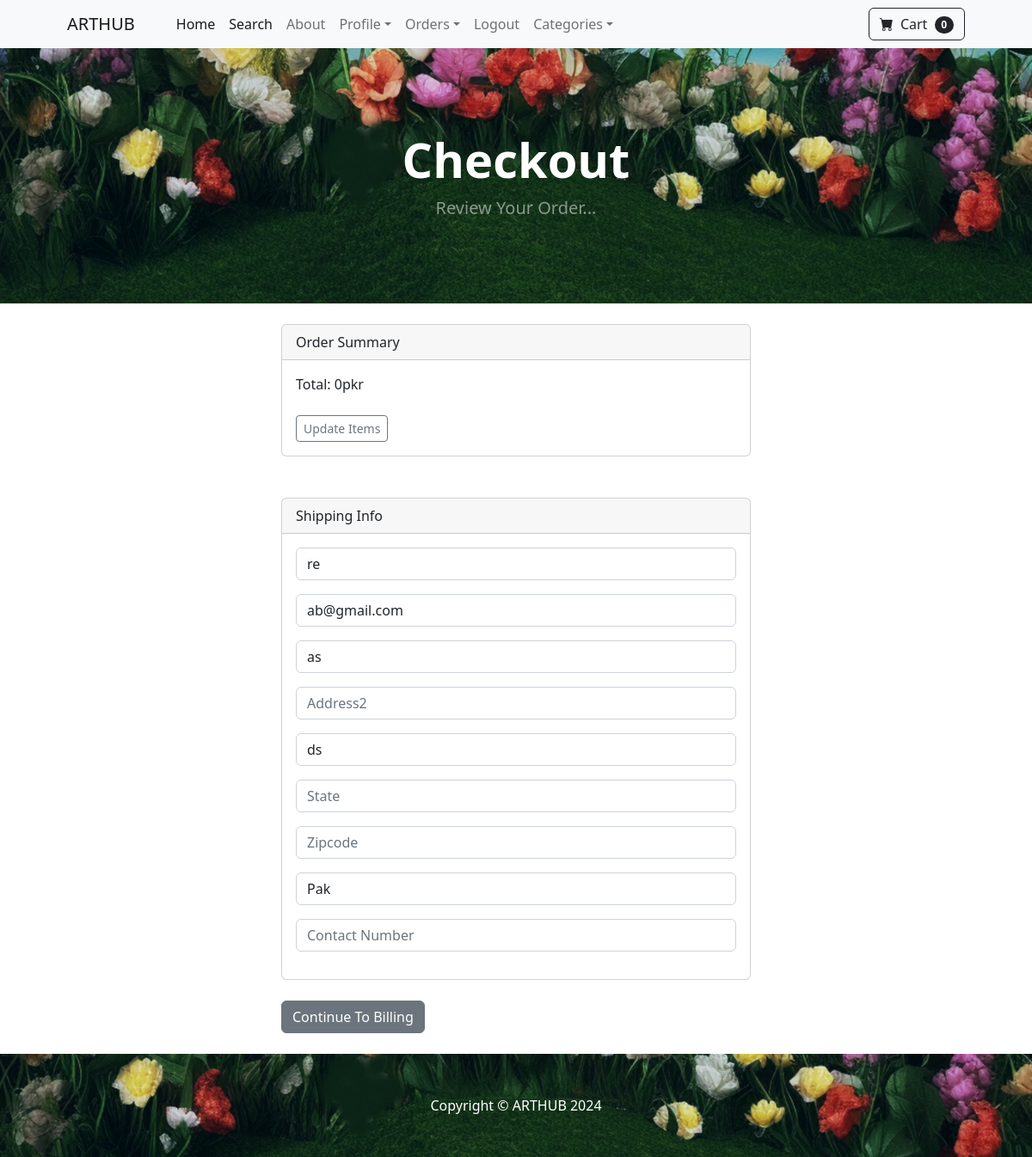
/payment/checkout (signed in), run on the app's committed database.
### payment/models.py (models this page shows, shortened)
class ShippingAddress(models.Model):
	user = models.ForeignKey(User, on_delete=models.CASCADE, null=True, blank=True)
	shipping_full_name = models.CharField(max_length=255)
	shipping_email = models.CharField(max_length=255)
	shipping_address1 = models.CharField(max_length=255)
	shipping_address2 = models.CharField(max_length=255, null=True, blank=True)
	shipping_city = models.CharField(max_length=255)
	shipping_state = models.CharField(max_length=255, null=True, blank=True)
	shipping_zipcode = models.CharField(max_length=255, null=True, blank=True)
	shipping_country = models.CharField(max_length=255)
	class Meta:
		verbose_name_plural = "Shipping Address"

### payment/views.py (the view)
# urls.py: path('checkout', views.checkout, name='checkout'),
def checkout(request):
	cart = Cart(request)
	cart_products = cart.get_prods
	quantities = cart.get_quants
	totals = cart.cart_total()
	if request.user.is_authenticated:
		shipping_user = ShippingAddress.objects.get(user__id=request.user.id)
		shipping_form = ShippingForm(request.POST or None, instance=shipping_user)
		return render(request, "payment/checkout.html", {"cart_products":cart_products, "quantities":quantities, "totals":totals, "shipping_form":shipping_form })
	else:
		shipping_form = ShippingForm(request.POST or None)
		return render(request, "payment/checkout.html", {"cart_products":cart_products, "quantities":quantities, "totals":totals, "shipping_form":shipping_form})

### cart/cart.py (called while the page is built, shortened)
	def cart_total(self):
		product_ids = self.cart.keys()
		products = Product.objects.filter(id__in=product_ids)
		quantities = self.cart
		total = 0
		return total

	def __len__(self):
		return len(self.cart)

	def get_prods(self):
		product_ids = self.cart.keys()
		products = Product.objects.filter(id__in=product_ids)
		return products

### cart/context_processors.py (called while the page is built)
def cart(request):
	return {'cart': Cart(request)}

### payment/templates/payment/checkout.html (shortened to what this page needs)
{% extends 'base.html' %}
{% block content %}
        <header class="bg-dark py-5">
            <div class="container px-4 px-lg-5 my-5">
                <div class="text-center text-white">
                    <h1 class="display-4 fw-bolder">Checkout</h1>
                    <p class="lead fw-normal text-white-50 mb-0">Review Your Order...</p>
                </div>
            </div>
        </header>
        <br/>
        <div class="container">
            <div class="row">
                    <div class="col-md-6 offset-md-3">
          <div class="card">
          <div class="card-header">
            Order Summary
          </div>
          <div class="card-body">
            Total:  {{ totals }}pkr
            <br/><br/>
            <a href="{% url 'cart_summary' %}" class="btn btn-sm btn-outline-secondary">Update Items</a>
          </div>
        </div>
<br/><br/>
<div class="card">
  <div class="card-header">
    Shipping Info
  </div>
  <div class="card-body">
    <form method="POST" action="{% url 'billing_info' %}">
    {{ shipping_form.as_p }}
  </div>
</div>
<br/>
<button type="submit" class="btn btn-secondary">
        Continue To Billing
</button>
<br/><br/>
            </div>
        </div>
    </div>
{% endblock %}

### data on the page
ShippingAddress: shipping_full_name "re", shipping_email "ab@gmail.com", shipping_address1 "as", shipping_city "ds", shipping_country "Pak"

### other printed values
{{ cart|length }} "0"
{{ totals }} "0"
